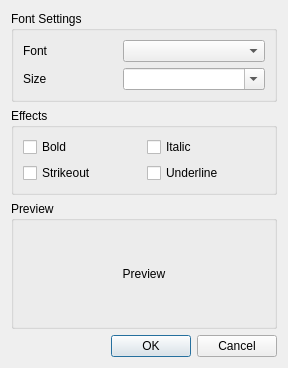
<?xml version="1.0" encoding="UTF-8"?>
<ui version="4.0">
 <class>Dialog</class>
 <widget class="QDialog" name="Dialog">
  <property name="geometry">
   <rect>
    <x>0</x>
    <y>0</y>
    <width>288</width>
    <height>368</height>
   </rect>
  </property>
  <property name="windowTitle">
   <string>Font Settings</string>
  </property>
  <layout class="QVBoxLayout" name="verticalLayout" stretch="0,0,1,0">
   <item>
    <widget class="QGroupBox" name="groupBox">
     <property name="title">
      <string>Font Settings</string>
     </property>
     <layout class="QGridLayout" name="gridLayout" columnstretch="2,3">
      <item row="0" column="0">
       <widget class="QLabel" name="font_label">
        <property name="text">
         <string>Font</string>
        </property>
       </widget>
      </item>
      <item row="0" column="1">
       <widget class="QComboBox" name="font_combobox"/>
      </item>
      <item row="1" column="0">
       <widget class="QLabel" name="font_size_label">
        <property name="text">
         <string>Size</string>
        </property>
       </widget>
      </item>
      <item row="1" column="1">
       <widget class="QComboBox" name="font_size_combobox">
        <property name="editable">
         <bool>true</bool>
        </property>
       </widget>
      </item>
     </layout>
    </widget>
   </item>
   <item>
    <widget class="QGroupBox" name="groupBox_3">
     <property name="title">
      <string>Effects</string>
     </property>
     <layout class="QGridLayout" name="gridLayout_2">
      <item row="1" column="0">
       <widget class="QCheckBox" name="strikeout_checkbox">
        <property name="text">
         <string>Strikeout</string>
        </property>
       </widget>
      </item>
      <item row="1" column="1">
       <widget class="QCheckBox" name="underline_checkbox">
        <property name="text">
         <string>Underline</string>
        </property>
       </widget>
      </item>
      <item row="0" column="0">
       <widget class="QCheckBox" name="bold_checkbox">
        <property name="text">
         <string>Bold</string>
        </property>
       </widget>
      </item>
      <item row="0" column="1">
       <widget class="QCheckBox" name="italic_checkbox">
        <property name="text">
         <string>Italic</string>
        </property>
       </widget>
      </item>
     </layout>
    </widget>
   </item>
   <item>
    <widget class="QGroupBox" name="groupBox_2">
     <property name="title">
      <string>Preview</string>
     </property>
     <layout class="QHBoxLayout" name="horizontalLayout">
      <item>
       <widget class="QLabel" name="preview_label">
        <property name="text">
         <string>Preview</string>
        </property>
        <property name="alignment">
         <set>Qt::AlignCenter</set>
        </property>
       </widget>
      </item>
     </layout>
    </widget>
   </item>
   <item>
    <widget class="QDialogButtonBox" name="buttonBox">
     <property name="orientation">
      <enum>Qt::Horizontal</enum>
     </property>
     <property name="standardButtons">
      <set>QDialogButtonBox::Cancel|QDialogButtonBox::Ok</set>
     </property>
    </widget>
   </item>
  </layout>
 </widget>
 <tabstops>
  <tabstop>font_combobox</tabstop>
  <tabstop>font_size_combobox</tabstop>
  <tabstop>bold_checkbox</tabstop>
  <tabstop>italic_checkbox</tabstop>
  <tabstop>strikeout_checkbox</tabstop>
  <tabstop>underline_checkbox</tabstop>
 </tabstops>
 <resources/>
 <connections>
  <connection>
   <sender>buttonBox</sender>
   <signal>accepted()</signal>
   <receiver>Dialog</receiver>
   <slot>accept()</slot>
   <hints>
    <hint type="sourcelabel">
     <x>248</x>
     <y>254</y>
    </hint>
    <hint type="destinationlabel">
     <x>157</x>
     <y>274</y>
    </hint>
   </hints>
  </connection>
  <connection>
   <sender>buttonBox</sender>
   <signal>rejected()</signal>
   <receiver>Dialog</receiver>
   <slot>reject()</slot>
   <hints>
    <hint type="sourcelabel">
     <x>316</x>
     <y>260</y>
    </hint>
    <hint type="destinationlabel">
     <x>286</x>
     <y>274</y>
    </hint>
   </hints>
  </connection>
 </connections>
</ui>
